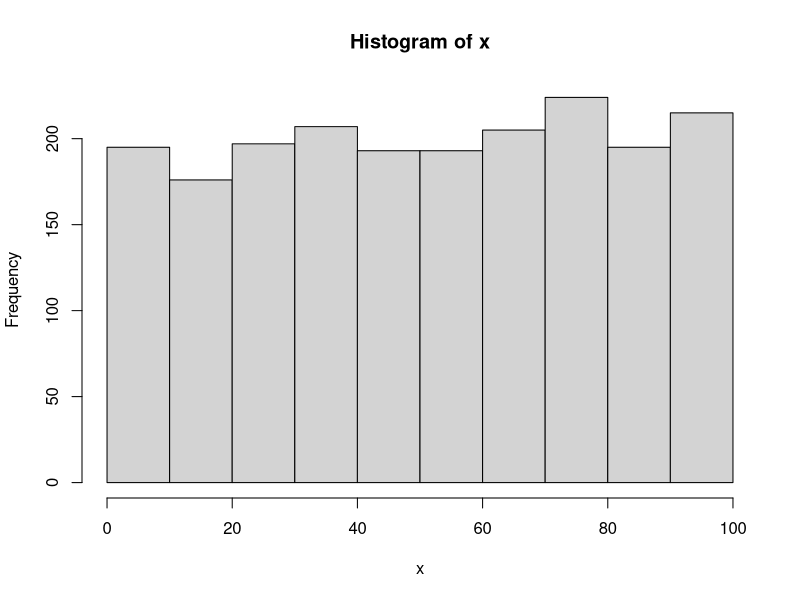

Reproduce this figure in R.
## ---- chunk 1

x <- sample.int(100, 2000, replace = TRUE)

hist(x)

